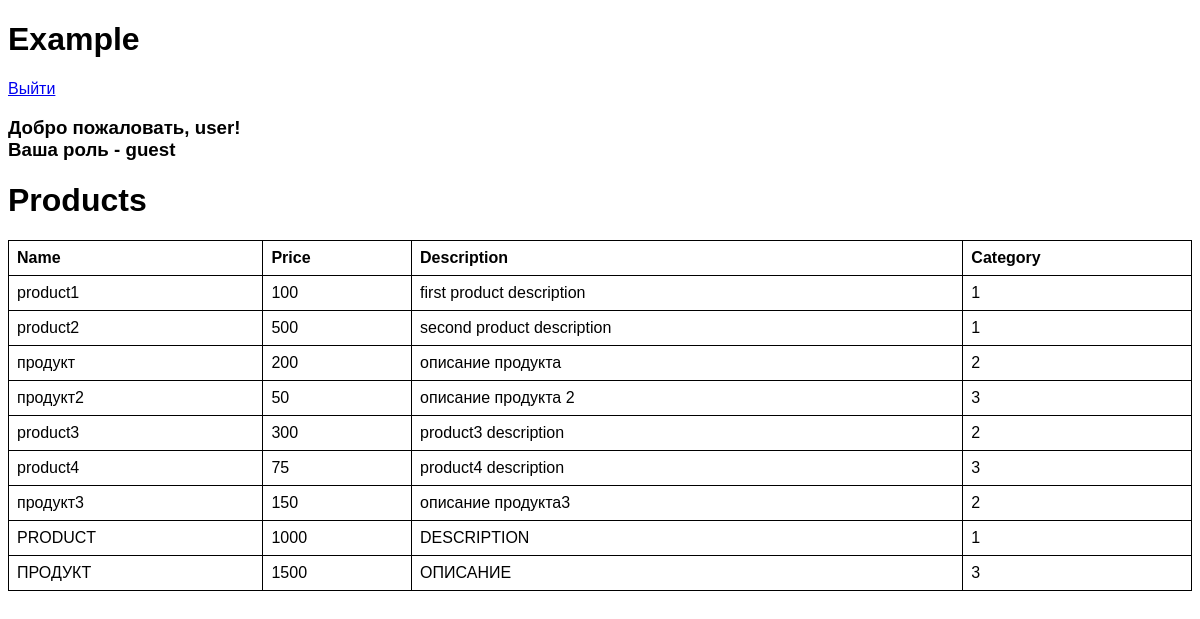
Screenshot of / (signed in) with the database file from the repository.
### tables this page shows
CREATE TABLE `products` (
  `id` int NOT NULL,
  `name` varchar(30) NOT NULL,
  `description` varchar(50) NOT NULL,
  `price` int NOT NULL,
  `category_id` int NOT NULL
);

### public/index.php (the view, shortened to what this page needs)
<?php
if (!isset($_SESSION['user_logged_in'])) {
    $_SESSION['reg_button'] = "Войти";
    $PublicIndexHTMLContent = '<h3>Вы не вошли в систему</h3>';
    exit;
}
else {
    $role = "guest";
    $PublicIndexHTMLContent = '<h3>Добро пожаловать, ' . $_SESSION['username'] . '! <br> Ваша роль - '. $role . '</h3>';
}
require '../db/db.php';
$statement = $pdo->query("SELECT * FROM products");
$products = $statement->fetchAll();
?>
<!DOCTYPE html>
<html lang="ru">
<head>
    <link rel="stylesheet" href="../css/style.css">
</head>
<body>
    <h1>Example</h1>
    <a href = "../public/login.php"><?php echo $_SESSION["reg_button"] ?></a>
    <?php echo $PublicIndexHTMLContent ?>
    <h1>Products</h1>
    <table>
        <thead>
            <tr>
                <th>Name</th>
                <th>Price</th>
                <th>Description</th>
                <th>Category</th>
            </tr>
        </thead>
        <tbody>
            <?php foreach ($products as $product): ?>
                <tr>
                    <td><?= $product['name'] ?></td>
                    <td><?= $product['price'] ?></td>
                    <td><?= $product['description'] ?></td>
                    <td><?= $product['category_id'] ?></td>
                </tr>
            <?php endforeach; ?>
        </tbody>
    </table>
</body>
</html>

### css/style.css (style rules this page uses)
body { font-family: Arial, sans-serif; }
table { width: 100%; border-collapse: collapse; }
table, th, td { border: 1px solid black; }
th, td { padding: 8px; text-align: left; }

### rows the page displays
products: name "product1", price "100", description "first product description", category "1"
products: name "product2", price "500", description "second product description", category "1"
products: name "продукт", price "200", description "описание продукта", category "2"
products: name "продукт2", price "50", description "описание продукта 2", category "3"
products: name "product3", price "300", description "product3 description", category "2"
products: name "product4", price "75", description "product4 description", category "3"
products: name "продукт3", price "150", description "описание продукта3", category "2"
products: name "PRODUCT", price "1000", description "DESCRIPTION", category "1"
products: name "ПРОДУКТ", price "1500", description "ОПИСАНИЕ", category "3"

### other values shown
$_SESSION["reg_button"] "Выйти"
$_SESSION['username'] "user"
$role "guest"
